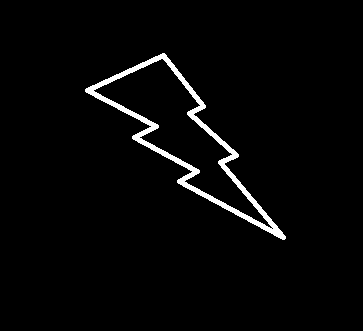
#> input picture CLASE10/image_2.png, 363 x 331 px
$ python momentos.py
#> lines starting #> are read from the running program, lines starting #| are printed output that depends on the picture; after the words box and inside, x2 and y2 are one past the last pixel; in counts of white or black regions, pixels touching at a corner belong together
import cv2

help(cv2.findContours)
image_as_BGR = cv2.imread("image_2.png")
#> image_as_BGR is the input picture: shape (331, 363, 3); 2.7% white; 1 white region, box (x1, y1, x2, y2) and area: (85, 53, 286, 240) 3218
image_as_GRAY = cv2.cvtColor(image_as_BGR,cv2.COLOR_BGR2GRAY)
#> image_as_GRAY: shape (331, 363); 2.7% white; 1 white region

valor_umbral = 127
valor_maximo = 255
tipo = cv2.THRESH_BINARY

ret, image_with_threshold = cv2.threshold(image_as_GRAY,valor_umbral,valor_maximo,tipo)
#> ret = 127
contours,hierarchy  = cv2.findContours(image_with_threshold, cv2.RETR_EXTERNAL,cv2.CHAIN_APPROX_SIMPLE)
#> contours = 1 contour; box (x1, y1, x2, y2) and area: (85, 53, 286, 240) 10672
print("Contornos")
print(contours)
#> (printed output is left out)
moments = cv2.moments(contours[0])
#> moments = moments, m00 10671.5, centre m10/m00, m01/m00 = (181, 133.5)
print(moments)
cv2.drawContours(image_as_BGR,contours,-1,(255,0,0),2)
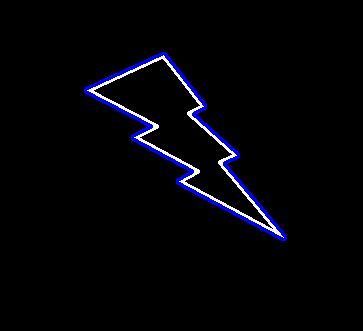
#> image_as_BGR: shape (331, 363, 3); 1.94% of pixels changed, all inside (x1, y1, x2, y2) = (84, 52, 287, 241)
cv2.imshow("Imagen",image_as_BGR)
cv2.imshow("Imagen umbralizada", image_with_threshold)
cv2.waitKey()

print(contours)

#findContours(image, mode, method[, contours[, hierarchy[, offset]]]) -> contours, hierarchy

$ run again, with CLASE10/imagen_1.jpg saved as CLASE10/image_2.png
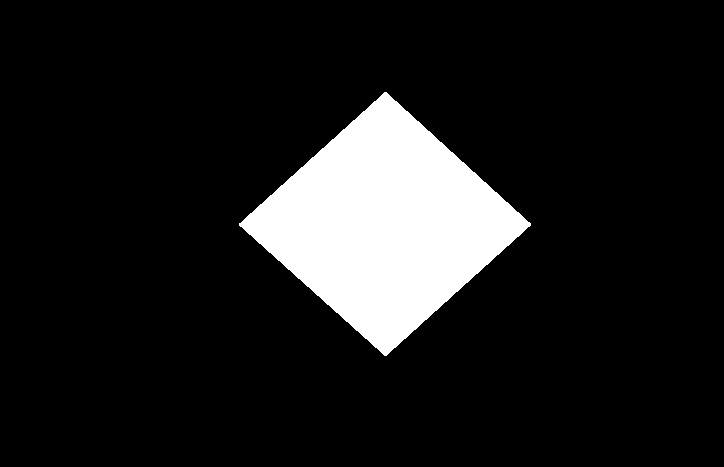
#> input picture CLASE10/imagen_1.jpg, 724 x 467 px
#> image_as_BGR is the input picture: shape (467, 724, 3); min 0, max 255, mean 29.3
#> image_with_threshold: shape (467, 724); 11.5% white; 1 white region
#> ret = 127
#> contours = 1 contour; box (x1, y1, x2, y2) and area: (239, 92, 531, 356) 38601
#> (printed output is left out)
#> moments = moments, m00 38601, centre m10/m00, m01/m00 = (384.7, 223.7)
#> (printed output is left out)
#> `cv2.drawContours(image_as_BGR,contours,-1,(255,0,0),2)`:
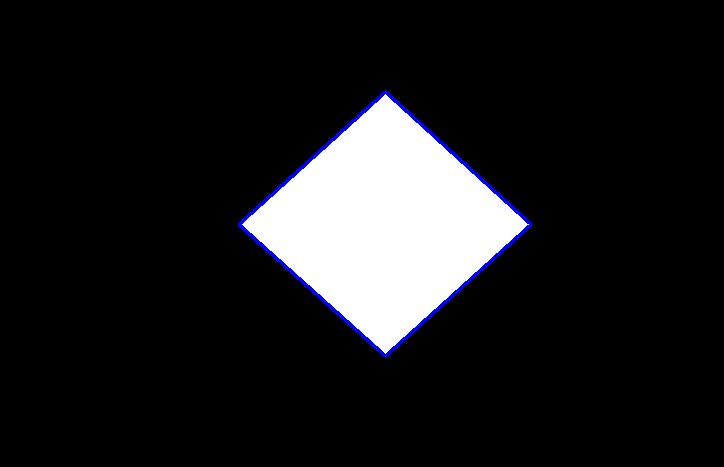
#> image_as_BGR: shape (467, 724, 3); 0.83% of pixels changed, all inside (x1, y1, x2, y2) = (238, 91, 532, 357)
#> (printed output is left out)
